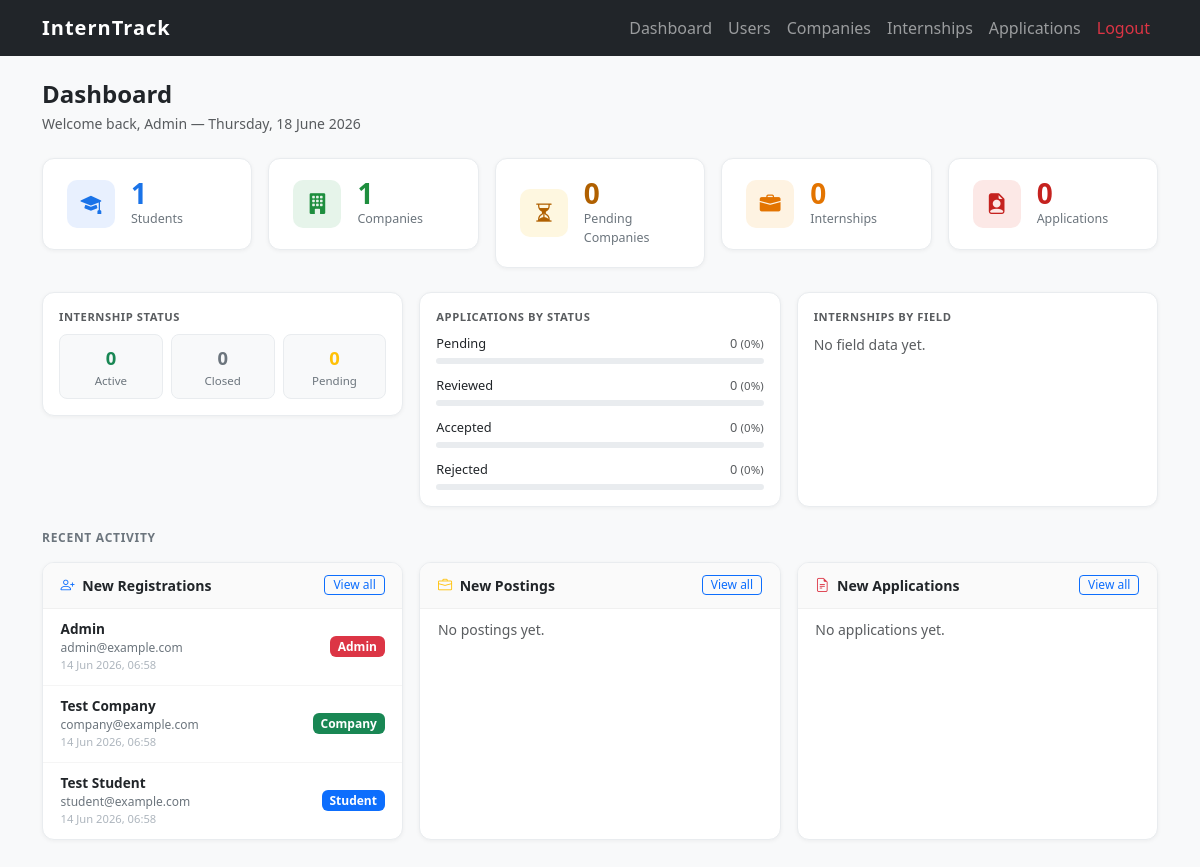
Page /admin/dashboard.php (signed in) on the committed database.
### tables this page shows
CREATE TABLE users (
    id INT AUTO_INCREMENT PRIMARY KEY,
    name VARCHAR(100) NOT NULL,
    email VARCHAR(100) NOT NULL UNIQUE,
    password VARCHAR(255) NOT NULL,
    role ENUM('student', 'company', 'admin') NOT NULL,
    approval_status ENUM('pending', 'approved', 'suspended') DEFAULT 'approved',
    phone VARCHAR(20) DEFAULT NULL,
    bio TEXT DEFAULT NULL,
    academic_info TEXT DEFAULT NULL,
    skills TEXT DEFAULT NULL,
    description TEXT DEFAULT NULL,
    industry VARCHAR(100) DEFAULT NULL,
    website VARCHAR(150) DEFAULT NULL,
    resume VARCHAR(255) DEFAULT NULL,
    profile_picture VARCHAR(255) DEFAULT NULL,
    created_at TIMESTAMP DEFAULT CURRENT_TIMESTAMP
);

### admin/dashboard.php (the view, shortened to what this page needs)
<?php
include '../config/db_connect.php';
include '../includes/header.php';
include '../includes/navbar.php';
$users = mysqli_fetch_assoc(mysqli_query($conn,
    "SELECT COUNT(*) AS total,
            SUM(role='student')  AS students,
            SUM(role='company')  AS companies,
            SUM(role='company' AND approval_status='pending') AS pending_companies
     FROM users"));
$jobs = mysqli_fetch_assoc(mysqli_query($conn,
    "SELECT COUNT(*) AS total,
            SUM(status='active') AS active,
            SUM(status='closed') AS closed
     FROM jobs"));
$apps = mysqli_fetch_assoc(mysqli_query($conn,
    "SELECT COUNT(*) AS total,
            SUM(status='pending')  AS pending,
            SUM(status='accepted') AS accepted,
            SUM(status='rejected') AS rejected,
            SUM(status='reviewed') AS reviewed
     FROM applications"));
$recent_users = mysqli_query($conn,
    "SELECT id, name, email, role, created_at FROM users
     ORDER BY created_at DESC LIMIT 5");
$app_total = max((int)$apps['total'], 1);
function role_badge($role) {
    $map = ['student'=>'primary','company'=>'success','admin'=>'danger'];
    $c = $map[$role] ?? 'secondary';
    return "<span class='badge bg-$c'>".htmlspecialchars(ucfirst($role))."</span>";
}
?>
<div class="container-lg mt-4 pb-5">
    <div class="d-flex align-items-baseline justify-content-between mb-4">
        <div>
            <h4 class="mb-0 fw-bold">Dashboard</h4>
            <p class="text-muted small mb-0 mt-1">
                Welcome back, <?= htmlspecialchars($_SESSION['name']) ?> &mdash;
                <?= date('l, d F Y') ?>
            </p>
        </div>
    </div>
    <div class="row g-3 mb-4">
        <div class="col-6 col-md-4 col-lg">
            <a href="view_users.php?role=student" class="stat-card">
                <div class="stat-icon" style="background:#e8f0fe">
                    <i class="bi bi-mortarboard-fill" style="color:#1a73e8"></i>
                </div>
                <div>
                    <div class="stat-value" style="color:#1a73e8"><?= (int)$users['students'] ?></div>
                    <div class="stat-label">Students</div>
                </div>
            </a>
        </div>
        <div class="col-6 col-md-4 col-lg">
            <a href="view_users.php?role=company" class="stat-card">
                <div class="stat-icon" style="background:#e6f4ea">
                    <i class="bi bi-building-fill" style="color:#1e8e3e"></i>
                </div>
                <div>
                    <div class="stat-value" style="color:#1e8e3e"><?= (int)$users['companies'] ?></div>
                    <div class="stat-label">Companies</div>
                </div>
            </a>
        </div>
        <div class="col-6 col-md-4 col-lg">
            <a href="manage_companies.php?status=pending" class="stat-card">
                <div class="stat-icon" style="background:#fef7e0">
                    <i class="bi bi-hourglass-split" style="color:#b06000"></i>
                </div>
                <div>
                    <div class="stat-value" style="color:#b06000"><?= (int)$users['pending_companies'] ?></div>
                    <div class="stat-label">Pending Companies</div>
                </div>
            </a>
        </div>
        <div class="col-6 col-md-4 col-lg">
            <a href="manage_internships.php" class="stat-card">
                <div class="stat-icon" style="background:#fef3e2">
                    <i class="bi bi-briefcase-fill" style="color:#e37400"></i>
                </div>
                <div>
                    <div class="stat-value" style="color:#e37400"><?= (int)$jobs['total'] ?></div>
                    <div class="stat-label">Internships</div>
                </div>
            </a>
        </div>
        <div class="col-6 col-md-4 col-lg">
            <a href="view_applicants.php" class="stat-card">
                <div class="stat-icon" style="background:#fce8e6">
                    <i class="bi bi-file-earmark-person-fill" style="color:#c5221f"></i>
                </div>
                <div>
                    <div class="stat-value" style="color:#c5221f"><?= (int)$apps['total'] ?></div>
                    <div class="stat-label">Applications</div>
                </div>
            </a>
        </div>
    </div>
    <div class="row g-3 mb-4">
        <div class="col-md-4">
            <div class="dash-card p-3">
                <p class="text-muted small fw-semibold mb-2 text-uppercase" style="letter-spacing:.05em; font-size:.7rem">Internship Status</p>
                <div class="metric-strip">
                    <div class="metric-chip">
                        <div class="mc-val text-success"><?= (int)$jobs['active'] ?></div>
                        <div class="mc-lbl">Active</div>
                    </div>
                    <div class="metric-chip">
                        <div class="mc-val text-secondary"><?= (int)$jobs['closed'] ?></div>
                        <div class="mc-lbl">Closed</div>
                    </div>
                    <div class="metric-chip">
                        <div class="mc-val text-warning"><?= (int)$apps['pending'] ?></div>
                        <div class="mc-lbl">Pending</div>
                    </div>
                </div>
            </div>
        </div>
        <div class="col-md-4">
            <div class="dash-card p-3 h-100">
                <p class="text-muted small fw-semibold mb-2 text-uppercase" style="letter-spacing:.05em; font-size:.7rem">Applications by Status</p>
                <?php
                $statuses = [
                    ['label'=>'Pending',  'color'=>'secondary', 'val'=>(int)$apps['pending']],
                    ['label'=>'Reviewed', 'color'=>'info',      'val'=>(int)$apps['reviewed']],
                    ['label'=>'Accepted', 'color'=>'success',   'val'=>(int)$apps['accepted']],
                    ['label'=>'Rejected', 'color'=>'danger',    'val'=>(int)$apps['rejected']],
                ];
                foreach ($statuses as $s):
                    $pct = round($s['val'] / $app_total * 100);
                ?>
                <div class="prog-row">
                    <div class="prog-label">
                        <span><?= $s['label'] ?></span>
                        <span class="text-muted"><?= $s['val'] ?> <span class="text-muted" style="font-size:.72rem">(<?= $pct ?>%)</span></span>
                    </div>
                    <div class="progress" style="height:6px">
                    </div>
                </div>
                <?php endforeach; ?>
            </div>
        </div>
        <div class="col-md-4">
            <div class="dash-card p-3 h-100">
                <p class="text-muted small fw-semibold mb-2 text-uppercase" style="letter-spacing:.05em; font-size:.7rem">Internships by Field</p>
                <?php
                $fields = [];
                $max_field = max(array_column($fields, 'cnt') ?: [1]);
                if (empty($fields)):
                ?>
                    <p class="text-muted small mb-0">No field data yet.</p>
                <?php else: foreach ($fields as $f):
                    $pct = round($f['cnt'] / $max_field * 100);
                ?>
                <div class="prog-row">
                    <div class="prog-label">
                        <span><?= htmlspecialchars($f['field']) ?></span>
                        <span class="text-muted"><?= $f['cnt'] ?></span>
                    </div>
                    <div class="progress" style="height:6px">
                        <div class="progress-bar" style="width:<?= $pct ?>%; background:#1a73e8"></div>
                    </div>
                </div>
                <?php endforeach; endif; ?>
            </div>
        </div>
    </div>
    <h6 class="fw-semibold text-uppercase mb-3" style="letter-spacing:.06em; font-size:.75rem; color:#6c757d">Recent Activity</h6>
    <div class="row g-3">
        <div class="col-md-4">
            <div class="dash-card h-100">
                <div class="card-head">
                    <span><i class="bi bi-person-plus me-1 text-primary"></i> New Registrations</span>
                    <a href="view_users.php" class="btn btn-sm btn-outline-primary py-0 px-2" style="font-size:.75rem">View all</a>
                </div>
                <?php
                while ($u = mysqli_fetch_assoc($recent_users)):
                ?>
                <div class="act-item">
                    <div class="flex-grow-1 min-width-0">
                        <div class="act-name"><?= htmlspecialchars($u['name']) ?></div>
                        <div class="act-sub"><?= htmlspecialchars($u['email']) ?></div>
                        <div class="act-time"><?= date('d M Y, H:i', strtotime($u['created_at'])) ?></div>
                    </div>
                    <?= role_badge($u['role']) ?>
                </div>
                <?php endwhile; ?>
            </div>
        </div>
        <div class="col-md-4">
            <div class="dash-card h-100">
                <div class="card-head">
                    <span><i class="bi bi-briefcase me-1 text-warning"></i> New Postings</span>
                    <a href="manage_internships.php" class="btn btn-sm btn-outline-primary py-0 px-2" style="font-size:.75rem">View all</a>
                </div>
                <?php
                $has = false;
                ?>
                <?php if (!$has): ?>
                    <div class="act-item text-muted small">No postings yet.</div>
                <?php endif; ?>
            </div>
        </div>
        <div class="col-md-4">
            <div class="dash-card h-100">
                <div class="card-head">
                    <span><i class="bi bi-file-earmark-text me-1 text-danger"></i> New Applications</span>
                    <a href="view_applicants.php" class="btn btn-sm btn-outline-primary py-0 px-2" style="font-size:.75rem">View all</a>
                </div>
                <?php
                $has = false;
                ?>
                <?php if (!$has): ?>
                    <div class="act-item text-muted small">No applications yet.</div>
                <?php endif; ?>
            </div>
        </div>
    </div>
</div>
<?php include '../includes/footer.php'; ?>

### includes/header.php (shortened to what this page needs)
<!DOCTYPE html>
<html lang="en">
<head>
    <link href="https://cdn.jsdelivr.net/npm/bootstrap@5.3.0/dist/css/bootstrap.min.css" rel="stylesheet">
    <link rel="stylesheet" href="https://cdn.jsdelivr.net/npm/bootstrap-icons@1.11.3/font/bootstrap-icons.min.css">
    <link href="/internship_tracker/assets/css/style.css" rel="stylesheet">
    <link href="/internship_tracker/assets/css/admin.css" rel="stylesheet">
</head>
<body>

### includes/navbar.php (shortened to what this page needs)
<nav class="navbar navbar-expand-lg navbar-dark bg-dark">
  <div class="container">
    <a class="navbar-brand" href="/internship_tracker/">InternTrack</a>
    <div class="collapse navbar-collapse" id="navMenu">
      <ul class="navbar-nav ms-auto">
        <?php if (!isset($_SESSION['role'])): ?>
          <li class="nav-item"><a class="nav-link" href="/internship_tracker/auth/login.php">Login</a></li>
          <li class="nav-item"><a class="nav-link" href="/internship_tracker/auth/register.php">Register</a></li>
        <?php elseif ($_SESSION['role'] === 'admin'): ?>
          <li class="nav-item"><a class="nav-link" href="/internship_tracker/admin/dashboard.php">Dashboard</a></li>
          <li class="nav-item"><a class="nav-link" href="/internship_tracker/admin/view_users.php">Users</a></li>
          <li class="nav-item"><a class="nav-link" href="/internship_tracker/admin/manage_companies.php">Companies</a></li>
          <li class="nav-item"><a class="nav-link" href="/internship_tracker/admin/manage_internships.php">Internships</a></li>
          <li class="nav-item"><a class="nav-link" href="/internship_tracker/admin/view_applicants.php">Applications</a></li>
        <?php endif; ?>
        <?php if (isset($_SESSION['role'])): ?>
          <li class="nav-item"><a class="nav-link text-danger" href="/internship_tracker/auth/logout.php">Logout</a></li>
        <?php endif; ?>
      </ul>
    </div>
  </div>
</nav>

### includes/footer.php (shortened to what this page needs)
</body>
</html>

### assets/css/style.css (style rules this page uses)
body { background-color: #f8f9fa; }
.navbar-brand { font-weight: bold; letter-spacing: 1px; }

### assets/css/admin.css (style rules this page uses)
.stat-card { border: 1px solid #e9ecef; border-radius: 12px; padding: 1.25rem 1.5rem; background: #fff; display: flex; align-items: center; gap: 1rem; text-decoration: none; color: inherit; transition: box-shadow .15s, transform .15s; box-shadow: 0 1px 4px rgba(0,0,0,.05); }
.stat-icon { width: 48px; height: 48px; border-radius: 10px; display: flex; align-items: center; justify-content: center; flex-shrink: 0; font-size: 1.3rem; }
.stat-value { font-size: 1.75rem; font-weight: 700; line-height: 1; }
.stat-label { font-size: .78rem; color: #6c757d; margin-top: .2rem; }
.metric-strip { display: flex; gap: .5rem; flex-wrap: wrap; }
.metric-chip { flex: 1; min-width: 80px; background: #f8f9fa; border: 1px solid #e9ecef; border-radius: 8px; padding: .55rem .75rem; text-align: center; }
.metric-chip .mc-val { font-size: 1.15rem; font-weight: 700; }
.metric-chip .mc-lbl { font-size: .72rem; color: #6c757d; }
.dash-card { border: 1px solid #e9ecef; border-radius: 12px; background: #fff; box-shadow: 0 1px 4px rgba(0,0,0,.05); overflow: hidden; }
.dash-card .card-head { padding: .75rem 1.1rem; border-bottom: 1px solid #f0f0f0; display: flex; align-items: center; justify-content: space-between; background: #fafafa; }
.dash-card .card-head span { font-weight: 600; font-size: .88rem; }
.act-item { padding: .65rem 1.1rem; border-bottom: 1px solid #f5f5f5; display: flex; align-items: center; justify-content: space-between; gap: .5rem; }
.act-item:last-child { border-bottom: none; }
.act-name { font-size: .85rem; font-weight: 600; }
.act-sub { font-size: .75rem; color: #6c757d; }
.act-time { font-size: .7rem; color: #adb5bd; white-space: nowrap; }
.prog-row { margin-bottom: .75rem; }
.prog-row:last-child { margin-bottom: 0; }
.prog-label { display: flex; justify-content: space-between; font-size: .8rem; margin-bottom: .3rem; }
.progress { border-radius: 99px; }

### rows in the picture
users: name "Admin", email "admin@example.com", created_at "14 Jun 2026, 06:58", role "Admin"
users: name "Test Company", email "company@example.com", created_at "14 Jun 2026, 06:58", role "Company"
users: name "Test Student", email "student@example.com", created_at "14 Jun 2026, 06:58", role "Student"

### other values in the picture
$_SESSION['name'] "Admin"
$users['students'] "1"
$users['companies'] "1"
$users['pending_companies'] "0"
$jobs['total'] "0"
$apps['total'] "0"
$jobs['active'] "0"
$jobs['closed'] "0"
$apps['pending'] "0"
$s['label'] "Pending"
$s['val'] "0"
$pct "0"
$s['label'] "Reviewed"
$s['label'] "Accepted"
$s['label'] "Rejected"
